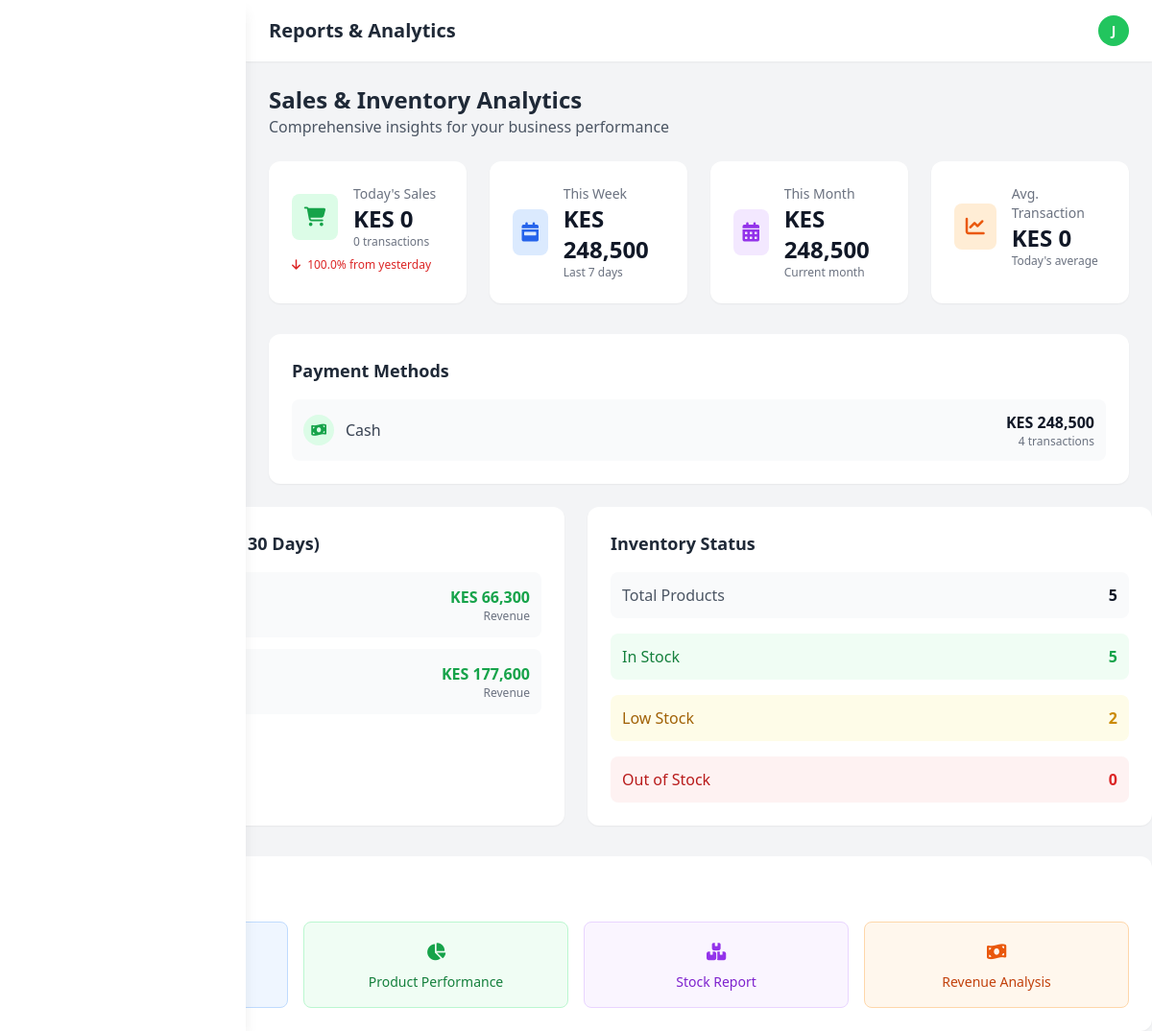
Screenshot of /manager/reports (signed in) with the database file from the repository.
### models.py (models this page shows, shortened)
class User(UserMixin, db.Model):
    __tablename__='users'
    id = db.Column(db.Integer, primary_key=True)
    username = db.Column(db.String(80), unique=True, nullable=False)
    email = db.Column(db.String(120), unique=True, nullable=False)
    password_hash = db.Column(db.String(255), nullable=False)
    role = db.Column(db.String(20), nullable=False)
    is_active = db.Column(db.Boolean, default=True)
    created_at = db.Column(db.DateTime, default=datetime.utcnow)

class Product(db.Model):
    __tablename__ = 'products'
    id = db.Column(db.Integer, primary_key=True)
    name = db.Column(db.String(200), nullable=False)
    sku = db.Column(db.String(50), unique=True, nullable=False)  # Stock code
    description = db.Column(db.Text)
    cost_price = db.Column(db.Float, nullable=False)
    selling_price = db.Column(db.Float, nullable=False)
    quantity = db.Column(db.Integer, default=0)
    reorder_level = db.Column(db.Integer, default=10)
    category_id = db.Column(db.Integer, db.ForeignKey('categories.id'), nullable=False)
    supplier_id = db.Column(db.Integer, db.ForeignKey('suppliers.id'), nullable=False)
    created_at = db.Column(db.DateTime, default=datetime.utcnow)
    updated_at = db.Column(db.DateTime, default=datetime.utcnow, onupdate=datetime.utcnow)
    is_active = db.Column(db.Boolean, default=True)
    image_url = db.Column(db.String(500))  # For Cloudinary image URLs
    unit = db.Column(db.String(50), default='piece')  # piece, kg, liter, pack, box, etc.
    category = db.relationship('Category', backref='products')
    supplier = db.relationship('Supplier', backref='products')

### app.py (the view)
@app.route('/manager/reports')
@login_required
def manage_reports():
    if current_user.role not in ['admin', 'manager']:
        flash('Access denied. Manager access required.', 'danger')
        return redirect(url_for('index'))
    total_products = Product.query.count()
    total_categories = Category.query.count()
    low_stock_count = Product.query.filter(Product.quantity <= Product.reorder_level).count()
    out_of_stock_count = Product.query.filter(Product.quantity == 0).count()
    from datetime import datetime, timedelta, date
    today_sales = Sale.query.filter(db.func.date(Sale.sale_date) == date.today()).all()
    today_total = sum(sale.total_amount for sale in today_sales)
    today_count = len(today_sales)
    yesterday = date.today() - timedelta(days=1)
    yesterday_sales = Sale.query.filter(db.func.date(Sale.sale_date) == yesterday).all()
    yesterday_total = sum(sale.total_amount for sale in yesterday_sales) if yesterday_sales else 0
    week_ago = datetime.utcnow() - timedelta(days=7)
    weekly_sales = Sale.query.filter(Sale.sale_date >= week_ago).all()
    weekly_total = sum(sale.total_amount for sale in weekly_sales)
    start_of_month = date.today().replace(day=1)
    monthly_sales = Sale.query.filter(Sale.sale_date >= start_of_month).all()
    monthly_total = sum(sale.total_amount for sale in monthly_sales)
    thirty_days_ago = datetime.utcnow() - timedelta(days=30)
    top_products = db.session.query(
        Product.name,
        db.func.sum(SaleItem.quantity).label('total_sold'),
        db.func.sum(SaleItem.subtotal).label('total_revenue')
    ).join(SaleItem, Product.id == SaleItem.product_id)\
     .join(Sale, SaleItem.sale_id == Sale.id)\
     .filter(Sale.sale_date >= thirty_days_ago)\
     .group_by(Product.id)\
     .order_by(db.desc('total_sold'))\
     .limit(10).all()
    payment_methods = db.session.query(
        Sale.payment_method,
        db.func.count(Sale.id).label('count'),
        db.func.sum(Sale.total_amount).label('total')
    ).group_by(Sale.payment_method).all()
    daily_sales_data = {}
    for i in range(14):
        day = date.today() - timedelta(days=i)
        day_sales = Sale.query.filter(db.func.date(Sale.sale_date) == day).all()
        daily_sales_data[day.strftime('%Y-%m-%d')] = sum(sale.total_amount for sale in day_sales)
    sales_growth = 0
    if yesterday_total > 0:
        sales_growth = ((today_total - yesterday_total) / yesterday_total) * 100
    return render_template('manager/reports.html',
                         total_products=total_products,
                         total_categories=total_categories,
                         low_stock_count=low_stock_count,
                         out_of_stock_count=out_of_stock_count,
                         today_total=today_total,
                         today_count=today_count,
                         yesterday_total=yesterday_total,
                         weekly_total=weekly_total,
                         monthly_total=monthly_total,
                         sales_growth=sales_growth,
                         top_products=top_products,
                         payment_methods=payment_methods,
                         daily_sales_data=daily_sales_data)

### app.py (called while the page is built)
@login_manager.user_loader
def load_user(user_id):
    return User.query.get(int(user_id))

### templates/manager/reports.html (shortened to what this page needs)
<!DOCTYPE html>
<html lang="en">
<head>
    <script src="https://cdn.tailwindcss.com"></script>
    <link rel="stylesheet" href="https://cdnjs.cloudflare.com/ajax/libs/font-awesome/6.4.0/css/all.min.css">
</head>
<body class="bg-gray-100">
    <aside class="fixed top-0 left-0 z-40 w-64 h-screen bg-white shadow-lg">
    </aside>
    <div class="ml-64">
        <header class="bg-white shadow-sm sticky top-0 z-30">
            <div class="flex items-center justify-between px-6 py-4">
                <h1 class="text-xl font-semibold text-gray-800">Reports & Analytics</h1>
                <div class="flex items-center space-x-4">
                    <div class="w-8 h-8 bg-green-500 rounded-full flex items-center justify-center text-white font-bold text-sm">
                        {{ current_user.username[0].upper() }}
                    </div>
                </div>
            </div>
        </header>
        <main class="p-6">
            <div class="mb-6">
                <h2 class="text-2xl font-bold text-gray-800">Sales & Inventory Analytics</h2>
                <p class="text-gray-600">Comprehensive insights for your business performance</p>
            </div>
            <div class="grid grid-cols-1 md:grid-cols-2 lg:grid-cols-4 gap-6 mb-8">
                <div class="bg-white rounded-xl shadow-sm p-6">
                    <div class="flex items-center">
                        <div class="w-12 h-12 bg-green-100 rounded-lg flex items-center justify-center mr-4">
                            <i class="fas fa-shopping-cart text-green-600 text-xl"></i>
                        </div>
                        <div>
                            <p class="text-gray-500 text-sm">Today's Sales</p>
                            <p class="text-2xl font-bold text-gray-900">KES {{ "{:,.0f}".format(today_total) }}</p>
                            <p class="text-xs text-gray-500">{{ today_count }} transactions</p>
                        </div>
                    </div>
                    {% if sales_growth > 0 %}
                    <div class="mt-2 text-xs text-green-600">
                        <i class="fas fa-arrow-up mr-1"></i> {{ "%.1f"|format(sales_growth) }}% from yesterday
                    </div>
                    {% elif sales_growth < 0 %}
                    <div class="mt-2 text-xs text-red-600">
                        <i class="fas fa-arrow-down mr-1"></i> {{ "%.1f"|format(sales_growth|abs) }}% from yesterday
                    </div>
                    {% endif %}
                </div>
                <div class="bg-white rounded-xl shadow-sm p-6">
                    <div class="flex items-center">
                        <div class="w-12 h-12 bg-blue-100 rounded-lg flex items-center justify-center mr-4">
                            <i class="fas fa-calendar-week text-blue-600 text-xl"></i>
                        </div>
                        <div>
                            <p class="text-gray-500 text-sm">This Week</p>
                            <p class="text-2xl font-bold text-gray-900">KES {{ "{:,.0f}".format(weekly_total) }}</p>
                            <p class="text-xs text-gray-500">Last 7 days</p>
                        </div>
                    </div>
                </div>
                <div class="bg-white rounded-xl shadow-sm p-6">
                    <div class="flex items-center">
                        <div class="w-12 h-12 bg-purple-100 rounded-lg flex items-center justify-center mr-4">
                            <i class="fas fa-calendar-alt text-purple-600 text-xl"></i>
                        </div>
                        <div>
                            <p class="text-gray-500 text-sm">This Month</p>
                            <p class="text-2xl font-bold text-gray-900">KES {{ "{:,.0f}".format(monthly_total) }}</p>
                            <p class="text-xs text-gray-500">Current month</p>
                        </div>
                    </div>
                </div>
                <div class="bg-white rounded-xl shadow-sm p-6">
                    <div class="flex items-center">
                        <div class="w-12 h-12 bg-orange-100 rounded-lg flex items-center justify-center mr-4">
                            <i class="fas fa-chart-line text-orange-600 text-xl"></i>
                        </div>
                        <div>
                            <p class="text-gray-500 text-sm">Avg. Transaction</p>
                            <p class="text-2xl font-bold text-gray-900">KES {{ "{:,.0f}".format(today_total/today_count if today_count > 0 else 0) }}</p>
                            <p class="text-xs text-gray-500">Today's average</p>
                        </div>
                    </div>
                </div>
            </div>
                <div class="bg-white rounded-xl shadow-sm p-6">
                    <h3 class="text-lg font-semibold text-gray-800 mb-4">Payment Methods</h3>
                    <div class="space-y-3">
                        {% for method in payment_methods %}
                        <div class="flex justify-between items-center p-3 bg-gray-50 rounded-lg">
                            <div class="flex items-center">
                                <div class="w-8 h-8 rounded-full flex items-center justify-center mr-3
                                    {% if method.payment_method == 'cash' %}bg-green-100 text-green-600
                                    {% elif method.payment_method == 'card' %}bg-blue-100 text-blue-600
                                    {% elif method.payment_method == 'mpesa' %}bg-green-100 text-green-600
                                    {% else %}bg-gray-100 text-gray-600{% endif %}">
                                    <i class="fas
                                        {% if method.payment_method == 'cash' %}fa-money-bill-wave
                                        {% elif method.payment_method == 'card' %}fa-credit-card
                                        {% elif method.payment_method == 'mpesa' %}fa-mobile-alt
                                        {% else %}fa-university{% endif %} text-sm">
                                    </i>
                                </div>
                                <span class="font-medium text-gray-700">{{ method.payment_method|title }}</span>
                            </div>
                            <div class="text-right">
                                <p class="font-semibold text-gray-900">KES {{ "{:,.0f}".format(method.total) }}</p>
                                <p class="text-xs text-gray-500">{{ method.count }} transactions</p>
                            </div>
                        </div>
                        {% endfor %}
                    </div>
                </div>
            </div>
            <div class="grid grid-cols-1 lg:grid-cols-2 gap-6">
                <div class="bg-white rounded-xl shadow-sm p-6">
                    <h3 class="text-lg font-semibold text-gray-800 mb-4">Top Selling Products (Last 30 Days)</h3>
                    <div class="space-y-3">
                        {% for product in top_products %}
                        <div class="flex justify-between items-center p-3 bg-gray-50 rounded-lg">
                            <div>
                                <p class="font-medium text-gray-900">{{ product.name }}</p>
                                <p class="text-sm text-gray-500">{{ product.total_sold }} units sold</p>
                            </div>
                            <div class="text-right">
                                <p class="font-semibold text-green-600">KES {{ "{:,.0f}".format(product.total_revenue) }}</p>
                                <p class="text-xs text-gray-500">Revenue</p>
                            </div>
                        </div>
                        {% else %}
                        <div class="text-center py-4 text-gray-500">
                            <i class="fas fa-chart-bar text-2xl mb-2"></i>
                            <p>No sales data available</p>
                        </div>
                        {% endfor %}
                    </div>
                </div>
                <div class="bg-white rounded-xl shadow-sm p-6">
                    <h3 class="text-lg font-semibold text-gray-800 mb-4">Inventory Status</h3>
                    <div class="space-y-4">
                        <div class="flex justify-between items-center p-3 bg-gray-50 rounded-lg">
                            <span class="text-gray-600">Total Products</span>
                            <span class="font-bold text-gray-900">{{ total_products }}</span>
                        </div>
                        <div class="flex justify-between items-center p-3 bg-green-50 rounded-lg">
                            <span class="text-green-700">In Stock</span>
                            <span class="font-bold text-green-600">{{ total_products - out_of_stock_count }}</span>
                        </div>
                        <div class="flex justify-between items-center p-3 bg-yellow-50 rounded-lg">
                            <span class="text-yellow-700">Low Stock</span>
                            <span class="font-bold text-yellow-600">{{ low_stock_count }}</span>
                        </div>
                        <div class="flex justify-between items-center p-3 bg-red-50 rounded-lg">
                            <span class="text-red-700">Out of Stock</span>
                            <span class="font-bold text-red-600">{{ out_of_stock_count }}</span>
                        </div>
                    </div>
                </div>
            </div>
            <div class="mt-8 bg-white rounded-xl shadow-sm p-6">
                <h3 class="text-lg font-semibold text-gray-800 mb-4">Quick Reports</h3>
                <div class="grid grid-cols-1 md:grid-cols-2 lg:grid-cols-4 gap-4">
                    <button class="p-4 bg-blue-50 rounded-lg border border-blue-200 hover:bg-blue-100 transition-colors text-center">
                        <p class="font-medium text-blue-700 text-sm">Sales Report</p>
                    </button>
                    <button class="p-4 bg-green-50 rounded-lg border border-green-200 hover:bg-green-100 transition-colors text-center">
                        <i class="fas fa-chart-pie text-green-600 text-lg mb-2"></i>
                        <p class="font-medium text-green-700 text-sm">Product Performance</p>
                    </button>
                    <button class="p-4 bg-purple-50 rounded-lg border border-purple-200 hover:bg-purple-100 transition-colors text-center">
                        <i class="fas fa-boxes text-purple-600 text-lg mb-2"></i>
                        <p class="font-medium text-purple-700 text-sm">Stock Report</p>
                    </button>
                    <button class="p-4 bg-orange-50 rounded-lg border border-orange-200 hover:bg-orange-100 transition-colors text-center">
                        <i class="fas fa-money-bill-wave text-orange-600 text-lg mb-2"></i>
                        <p class="font-medium text-orange-700 text-sm">Revenue Analysis</p>
                    </button>
                </div>
            </div>
</body>
</html>

### rows the page displays
User: username "J"
Product: total_revenue "66,300"
Product: total_revenue "177,600"

### other values shown
{{ "{:,.0f}".format(today_total) }} "0"
{{ today_count }} "0"
{{ "%.1f"|format(sales_growth|abs) }} "100.0"
{{ "{:,.0f}".format(weekly_total) }} "248,500"
{{ "{:,.0f}".format(monthly_total) }} "248,500"
{{ "{:,.0f}".format(today_total/today_count if today_count > 0 else 0) }} "0"
{{ method.payment_method|title }} "Cash"
{{ "{:,.0f}".format(method.total) }} "248,500"
{{ method.count }} "4"
{{ total_products }} "5"
{{ total_products - out_of_stock_count }} "5"
{{ low_stock_count }} "2"
{{ out_of_stock_count }} "0"
